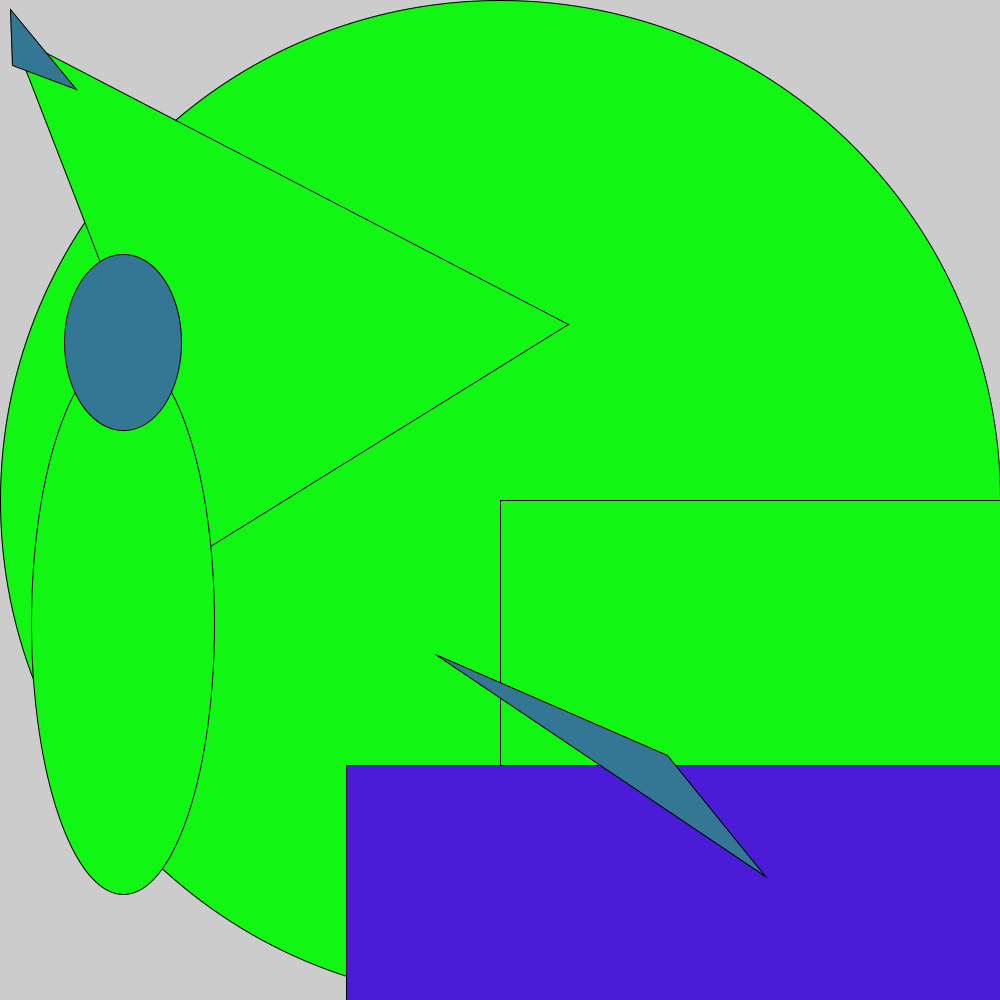
Frame 1 (no input)
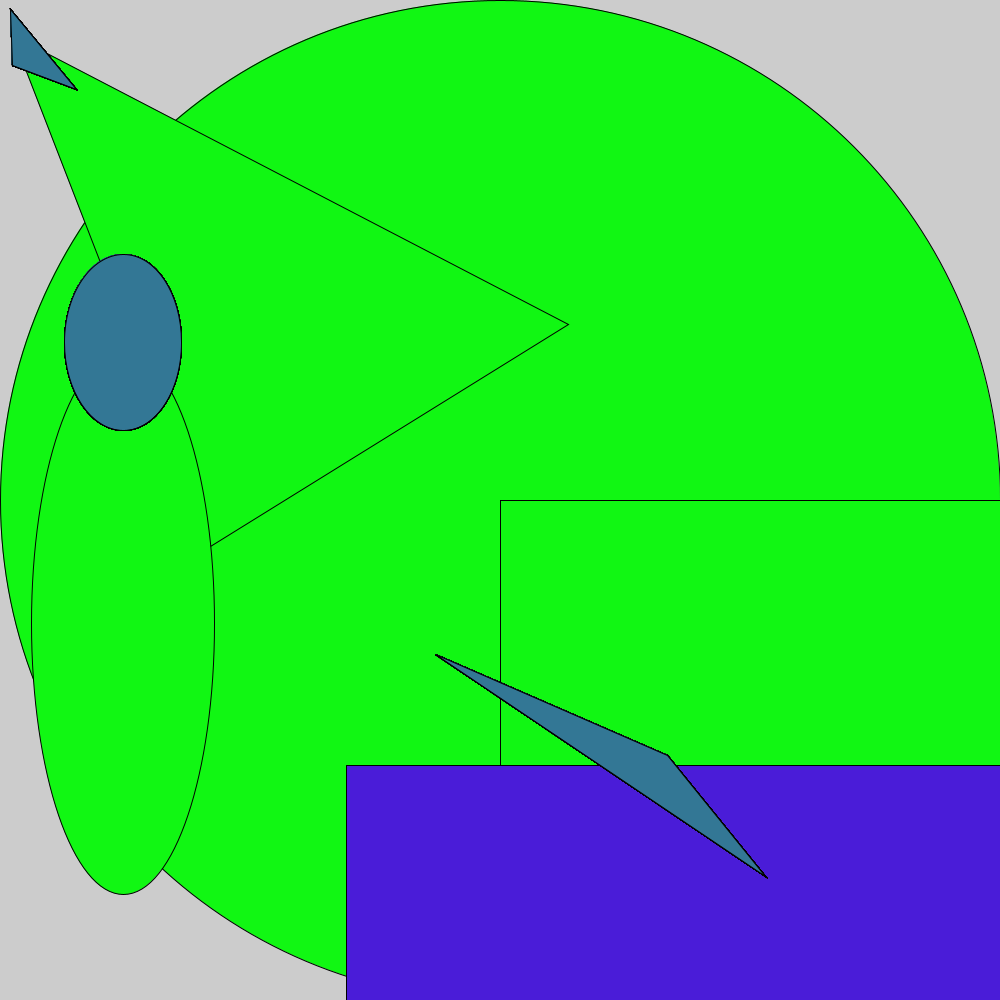
Frame 60 (the mouse pressed at the canvas centre just before this capture)
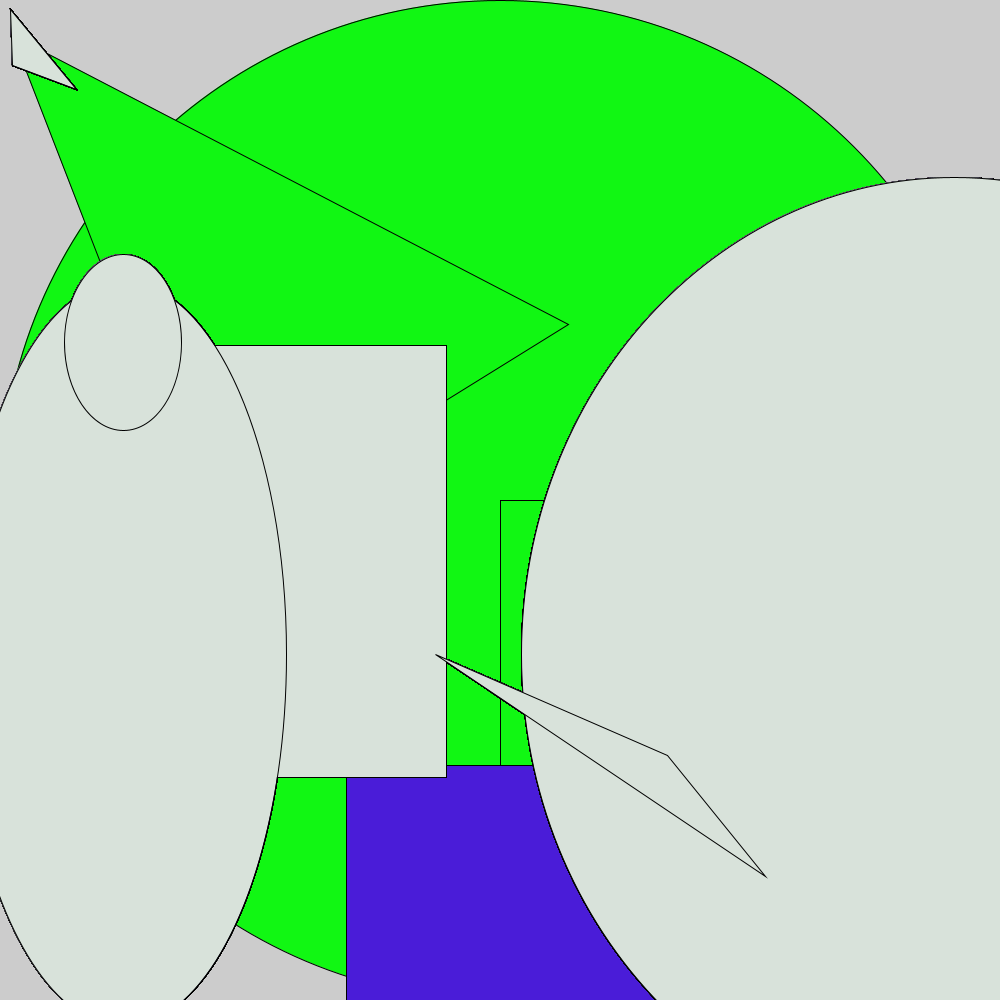
Frame 120 (the mouse held since frame 60 and released just before this capture)

The Processing sketch that drew these frames (run headless with seeded random() and noise(); from frame 60 on, the mouse is pressed at the canvas centre):

// Processing sketch: coolcodes
// ── coolcodes.pde

void setup(){ size(1000,1000);
fill(#11F713);
ellipse(500,500,1000,1000);
rect (500,500,1000,1000);
triangle(12,35,568,324,210,546);
ellipse(123,623,183,543);
fill(#4A1CD8);
rect(346,765,872,654);}
void draw(){
fill(#337795);
if(mousePressed==true){
fill(random(255),random(255),random(255));
rect(123,345,323,432);
ellipse(123,654,326,745);
ellipse(954,654,865,954);
} 
triangle(435,654,765,876,667,755);
ellipse(123,342,117,176);
triangle(12,65,76,89,10,9);
fill(random(255),random(255),random(255));

}
